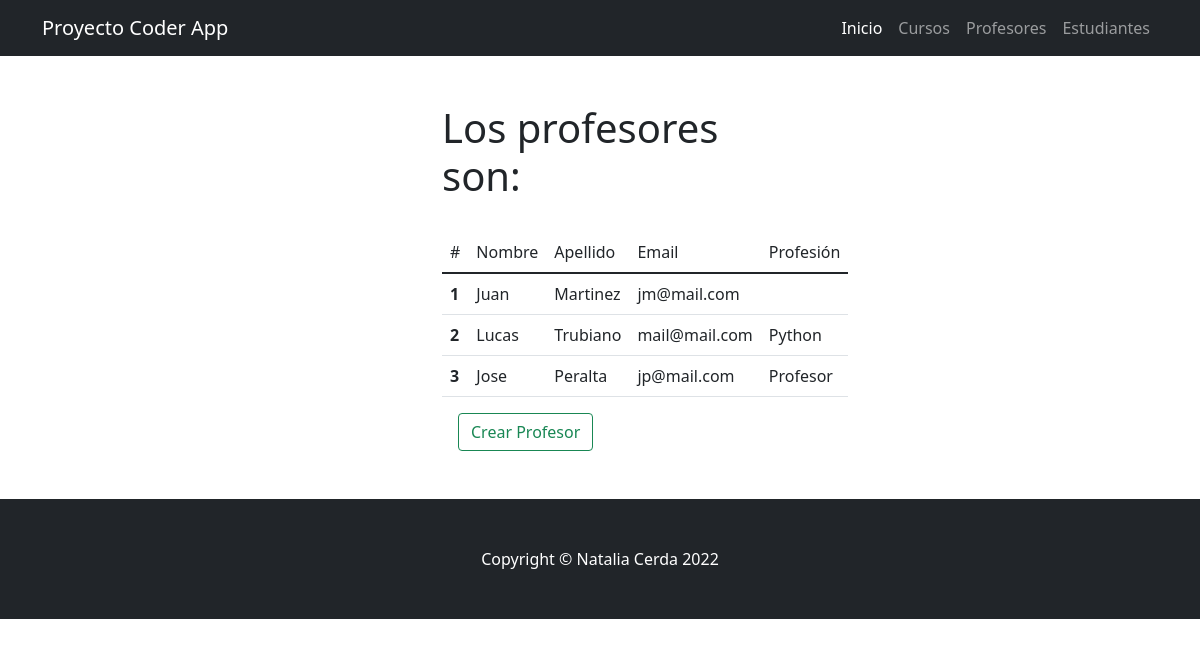
Screenshot of /coder_app/profesores/ with the database file from the repository.
### coder_app/models.py (models this page shows)
class Profesor(models.Model):
    nombre = models.CharField("Nombre" ,max_length=30) # Texto
    apellido = models.CharField("Apellido" ,max_length=30) # Texto
    email = models.EmailField("email" ,blank=True, null=True) # Email - Opcional
    profesion = models.CharField("Profesion" ,max_length=30)
    class Meta:
        verbose_name_plural = "Profesores"

### coder_app/views.py (the view)
# urls.py: path('profesores/', profesores, name="profesores"),
def profesores(request):
    profesores = Profesor.objects.all()
    return render(request,"coder_app/profesores.html",{"profesores":profesores})

### coder_app/templates/coder_app/profesores.html (shortened to what this page needs)
{% extends 'coder_app/base.html' %}
{% load static %}
{% block contenidoPagina  %}
<section class="py-5">
    <div class="container px-5">
        <div class="row gx-5 justify-content-center">
            <div class="col-lg-4">
                <h1>
                    Los profesores son:
                </h1>
                <br>
                <table class="table table-theme">
                    <thead>
                        <td scope="col">#</td>
                        <td>Nombre</td>
                        <td>Apellido</td>
                        <td>Email</td>
                        <td>Profesión</td>
                    </thead>
                    <tbody>
                        {% for profesor in profesores %}
                            <tr>
                                <th scope="row">{{forloop.counter}}</th>
                                <td>{{ profesor.nombre }}</td>
                                <td>{{ profesor.apellido }}</td>
                                <td>{{ profesor.email }}</td>
                                <td>{{ profesor.profesion }}</td>
                            </tr>
                        {% endfor %}
                    </tbody>
                </table>
                <a class="btn btn-outline-success text-nowrap ms-3 my-2 my-sm-0" href="{% url 'crear-profesor' %}">  Crear Profesor</a>
            </div>
        </div>
    </div>
</section>
{% endblock %}

### rows the page displays
Profesor: nombre "Juan", apellido "Martinez", email "jm@mail.com"
Profesor: nombre "Lucas", apellido "Trubiano", email "mail@mail.com", profesion "Python"
Profesor: nombre "Jose", apellido "Peralta", email "jp@mail.com", profesion "Profesor"
